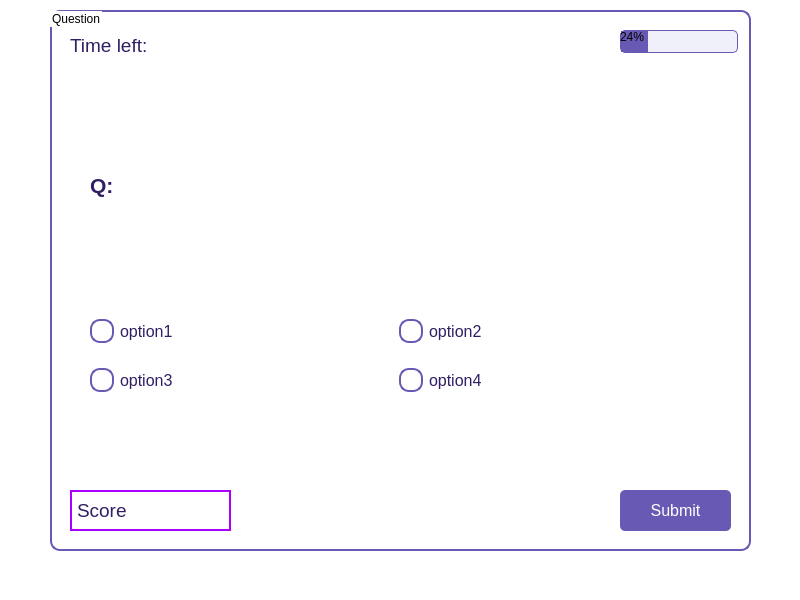
<?xml version="1.0" encoding="UTF-8"?>
<ui version="4.0">
 <class>testWindow</class>
 <widget class="QMainWindow" name="testWindow">
  <property name="geometry">
   <rect>
    <x>0</x>
    <y>0</y>
    <width>800</width>
    <height>600</height>
   </rect>
  </property>
  <property name="windowTitle">
   <string>MainWindow</string>
  </property>
  <property name="styleSheet">
   <string notr="true">background-color: rgb(255, 255, 255);</string>
  </property>
  <widget class="QWidget" name="centralwidget">
   <widget class="QGroupBox" name="groupBox">
    <property name="geometry">
     <rect>
      <x>50</x>
      <y>10</y>
      <width>701</width>
      <height>541</height>
     </rect>
    </property>
    <property name="styleSheet">
     <string notr="true">/* Main window background */
QMainWindow {
    background-color: rgb(240, 240, 250); /* Light purple background */
}

/* Group boxes */
QGroupBox {
    background-color: rgb(255, 255, 255); /* White background */
    border: 2px solid rgb(104, 90, 180); /* Purple border */
    border-radius: 10px;
    padding: 10px;
}

/* QLabel - general label styling */
QLabel {
    font-size: 14pt;
    color: rgb(50, 30, 100); /* Dark purple text */
}

/* Specific label inside 'GameWindow' */
QLabel#questionLabel {
    font-size: 16pt;
    font-weight: bold;
    color: rgb(50, 30, 100); /* Dark purple */
}

/* QPushButton styling */
QPushButton {
    background-color: rgb(104, 90, 180); /* Purple background */
    color: white;
    font-size: 12pt;
    padding: 6px 12px;
    border-radius: 5px;
}

/* Hover and pressed states for buttons */
QPushButton:hover {
    background-color: rgb(120, 110, 200); /* Lighter purple on hover */
}

QPushButton:pressed {
    background-color: rgb(80, 60, 160); /* Darker purple on press */
}

/* Specific button styling for 'GameWindow' */
QPushButton#button50, QPushButton#buttonSwap, QPushButton#submit {
    background-color: rgb(104, 90, 180); /* Purple background */
}

QPushButton#button50:hover, QPushButton#buttonSwap:hover, QPushButton#submit:hover {
    background-color: rgb(120, 110, 200);
}

/* RadioButtons */
QRadioButton {
    font-size: 12pt;
    color: rgb(50, 30, 100); /* Dark purple */
}

QRadioButton::indicator {
    width: 20px;
    height: 20px;
    border: 2px solid rgb(104, 90, 180); /* Purple border for circle */
    border-radius: 10px;
    background-color: white;
}

QRadioButton::indicator:checked {
    background-color: rgb(104, 90, 180); /* Purple circle when checked */
}

/* ProgressBar */
QProgressBar {
    border: 1px solid rgb(104, 90, 180); /* Purple border */
    border-radius: 5px;
    background-color: rgb(240, 240, 250); /* Light purple background */
    height: 20px;
}

QProgressBar::chunk {
    background-color: rgb(104, 90, 180); /* Purple progress chunk */
    width: 1px;
}

/* QTableWidget - Leaderboard Table */
QTableWidget {
    background-color: rgb(255, 255, 255); /* White background */
    border: 1px solid rgb(104, 90, 180); /* Purple border */
    gridline-color: rgb(104, 90, 180); /* Purple grid lines */
    font-size: 12pt;
    color: rgb(50, 30, 100); /* Dark purple text */
}

/* Table header styling */
QTableWidget::horizontalHeader {
    background-color: rgb(104, 90, 180); /* Purple header */
    color: white;
    font-weight: bold;
    font-size: 14pt;
}

/* Specific QPushButton inside 'BoardWindow' */
QPushButton#closeButton {
    background-color: rgb(104, 90, 180); /* Purple background */
    color: white;
    font-size: 12pt;
    padding: 6px 12px;
    border-radius: 5px;
}

/* Hover and pressed effect for 'closeButton' */
QPushButton#closeButton:hover {
    background-color: rgb(120, 110, 200);
}

QPushButton#closeButton:pressed {
    background-color: rgb(80, 60, 160);
}

/* MenuBar styling */
QMenuBar {
    background-color: rgb(104, 90, 180); /* Purple menu bar */
    color: white;
}

/* StatusBar styling */
QStatusBar {
    background-color: rgb(240, 240, 250); /* Light purple */
    color: rgb(50, 30, 100); /* Dark purple text */
}

/* Score label styling */
QLabel#scoreLabel, QLabel#rankLabel {
     border: 2px solid rgb(104, 90, 180);
    font-size: 14pt;
    color: rgb(50, 30, 100); /* Dark purple */
}
/* Time Label styling */
QLabel#timeLabel {
    font-size: 12pt;
    color: rgb(50, 30, 100); /* Dark purple */
    font-weight: bold;
    background-color: rgb(240, 240, 250); /* Light purple background */
    padding: 5px 10px;
    border-radius: 5px;
}
</string>
    </property>
    <property name="title">
     <string>Question</string>
    </property>
    <widget class="QLabel" name="questionLabel">
     <property name="geometry">
      <rect>
       <x>40</x>
       <y>80</y>
       <width>621</width>
       <height>191</height>
      </rect>
     </property>
     <property name="text">
      <string>Q:</string>
     </property>
     <property name="wordWrap">
      <bool>true</bool>
     </property>
    </widget>
    <widget class="QLabel" name="scoreLabel">
     <property name="geometry">
      <rect>
       <x>20</x>
       <y>480</y>
       <width>161</width>
       <height>41</height>
      </rect>
     </property>
     <property name="styleSheet">
      <string notr="true">border-color: rgb(170, 0, 255);
</string>
     </property>
     <property name="text">
      <string>Score</string>
     </property>
    </widget>
    <widget class="QProgressBar" name="progressBar">
     <property name="geometry">
      <rect>
       <x>570</x>
       <y>20</y>
       <width>118</width>
       <height>23</height>
      </rect>
     </property>
     <property name="value">
      <number>24</number>
     </property>
    </widget>
    <widget class="QPushButton" name="submit">
     <property name="geometry">
      <rect>
       <x>570</x>
       <y>480</y>
       <width>111</width>
       <height>41</height>
      </rect>
     </property>
     <property name="text">
      <string>Submit</string>
     </property>
    </widget>
    <widget class="QLabel" name="timerLabel">
     <property name="geometry">
      <rect>
       <x>20</x>
       <y>20</y>
       <width>161</width>
       <height>31</height>
      </rect>
     </property>
     <property name="text">
      <string>Time left:</string>
     </property>
    </widget>
    <widget class="QWidget" name="layoutWidget">
     <property name="geometry">
      <rect>
       <x>40</x>
       <y>290</y>
       <width>611</width>
       <height>111</height>
      </rect>
     </property>
     <layout class="QHBoxLayout" name="horizontalLayout">
      <item>
       <layout class="QVBoxLayout" name="verticalLayout">
        <item>
         <widget class="QRadioButton" name="op1">
          <property name="text">
           <string>option1</string>
          </property>
         </widget>
        </item>
        <item>
         <widget class="QRadioButton" name="op3">
          <property name="text">
           <string>option3</string>
          </property>
         </widget>
        </item>
       </layout>
      </item>
      <item>
       <layout class="QVBoxLayout" name="verticalLayout_2">
        <item>
         <widget class="QRadioButton" name="op2">
          <property name="text">
           <string>option2</string>
          </property>
         </widget>
        </item>
        <item>
         <widget class="QRadioButton" name="op4">
          <property name="text">
           <string>option4</string>
          </property>
         </widget>
        </item>
       </layout>
      </item>
     </layout>
    </widget>
   </widget>
  </widget>
  <widget class="QMenuBar" name="menubar">
   <property name="geometry">
    <rect>
     <x>0</x>
     <y>0</y>
     <width>800</width>
     <height>22</height>
    </rect>
   </property>
  </widget>
  <widget class="QStatusBar" name="statusbar"/>
 </widget>
 <resources/>
 <connections/>
</ui>
